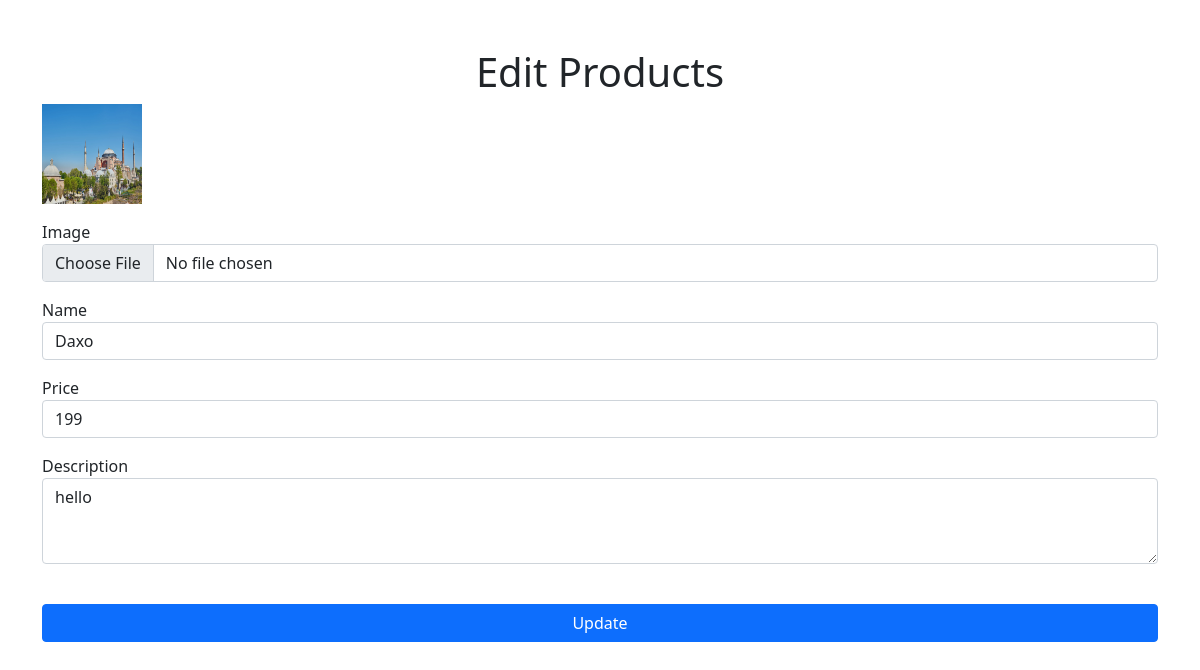
Page /edit/24 (signed in) on the committed database.
### api/models.py (models this page shows, shortened)
class Product(models.Model):
    name = models.CharField(max_length=255)
    image = models.ImageField(upload_to='product')
    description = models.TextField(blank=True,null=True)
    price = models.PositiveIntegerField(blank=True, null= True)

### api/views.py (the view, shortened to what this page needs)
# urls.py: path('edit/<int:id>', views.edit_product, name="edit_product" ),
@login_required(login_url='signin')
def edit_product(request, id):
    try:
        product_id = Product.objects.get(id=id)
    except:
        return redirect('home')
    return render(request,'edit_product.html',{'edit_data':product_id})

### templates/edit_product.html (shortened to what this page needs)
{% extends "base.html" %}
{% block body %}
<div class="d-flex flex-column pt-5">
    <h1 class="text-center">Edit Products</h1>
    <div class="container">
        <form class="d-flex flex-column gap-3" enctype="multipart/form-data" method="POST"
            action="{%url 'edit_product' edit_data.id%}">
            <img src="{{edit_data.image.url}}" width="100" height="100" alt="">
            <div class="form-group">
                <label for="exampleInputEmail1">Image</label>
                <input name="image" type="file" class="form-control" id="exampleInputEmail1"
                    aria-describedby="imageHelp">
            </div>
            <div class="form-group">
                <label for="exampleInputEmail1">Name</label>
                <input name="name" type="text" value="{{edit_data.name}}" class="form-control" id="exampleInputEmail1" aria-describedby="emailHelp"
                    placeholder="Enter email">
            </div>
            <div class="form-group">
                <label for="exampleInputEmail1">Price</label>
                <input name="price" type="number" value="{{edit_data.price}}" class="form-control" id="exampleInputEmail1"
                    aria-describedby="emailHelp" placeholder="Enter email">
            </div>
            <div class="form-group">
                <label for="exampleFormControlTextarea1">Description</label>
                <textarea name="description" class="form-control" id="exampleFormControlTextarea1" rows="3">{{edit_data.description}}</textarea>
            </div>
            <button type="submit" class="btn btn-primary mt-4">Update</button>
        </form>
    </div>
</div>
{% endblock %}

### rows in the picture
Product: image (picture), name "Daxo", price "199", description "hello"
